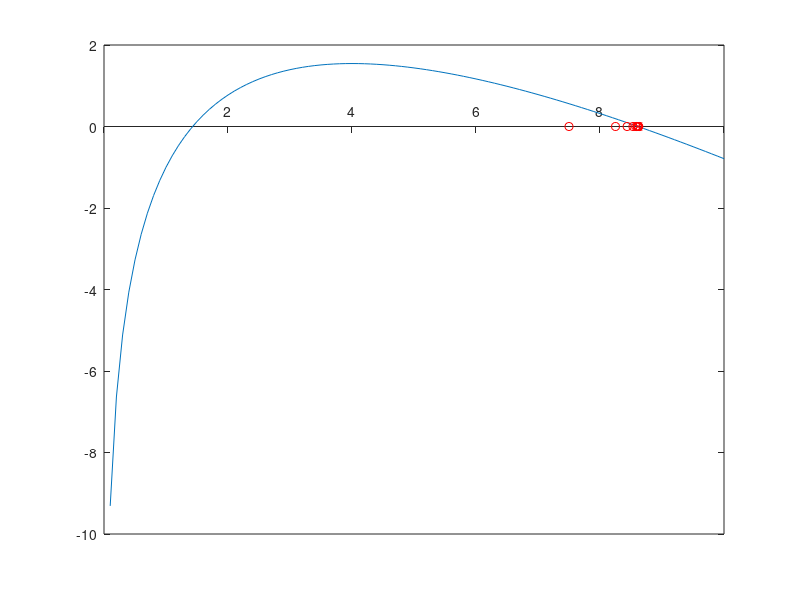

Write the MATLAB code that produced this figure.
clear; clc; close all;

f = @(x) 4*log(x) - x;

xq = 0:0.1:10;

plot(xq,f(xq))
set(gca, 'xAxisLocation','origin')
hold on

a = 3; b = 9;

c = (a+b)/2;

tol = 1e-6;

while abs(f(c)) > tol
  if f(a)*f(c) < 0
    b = c;
  else
    a = c;
  end

  c = (a+b)/2;
  plot(c,0,'ro')
  pause(2)
end
plot(c,f(c),'rx')

